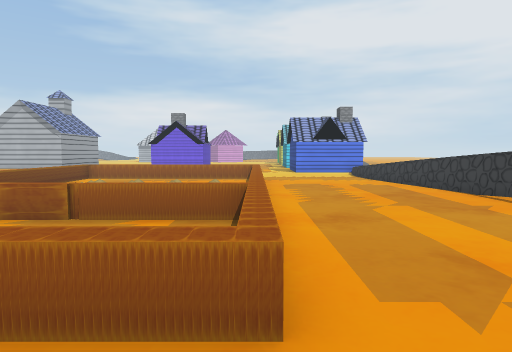
[1] (above)

20 first-person views from a walk through a scene from a Unity 3-D project. The camera is 1.2 m above the floor, tilts 4° down and sees 75° across. Doors are open. The floor is counted in squares, 1 m on a side. Each view is taken from the middle of a square. On the plan, view 1 faces up. The plan holds only what a view shows up to about 14 squares ahead; the rest is blank. The place goes on beyond the plan.

[2]
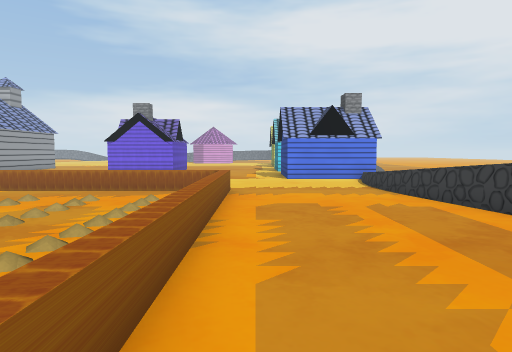

[3]
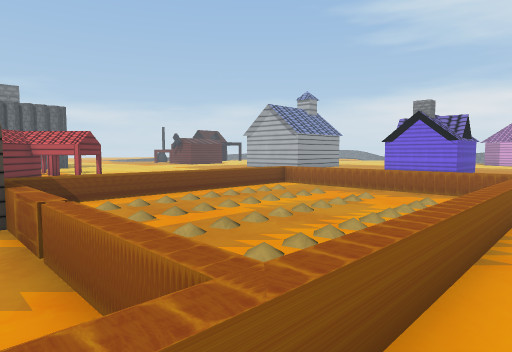

[4]
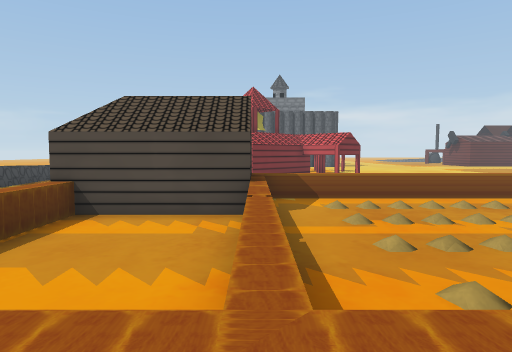

[5]
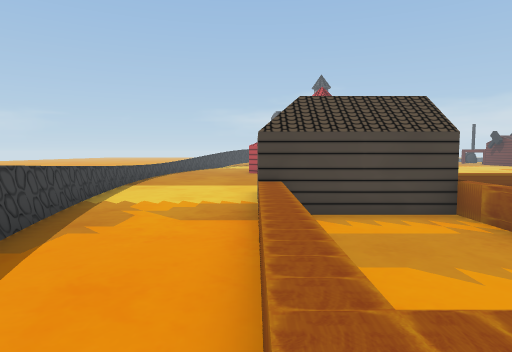

[6]
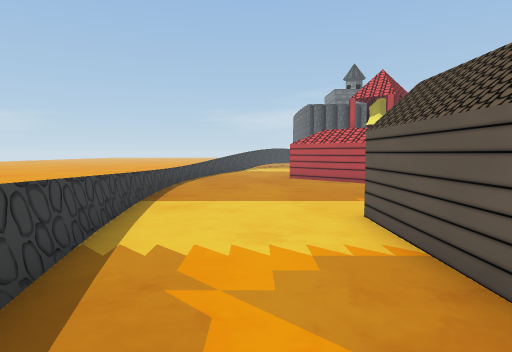

[7]
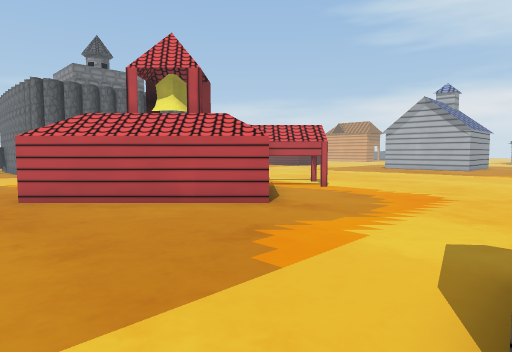

[8]
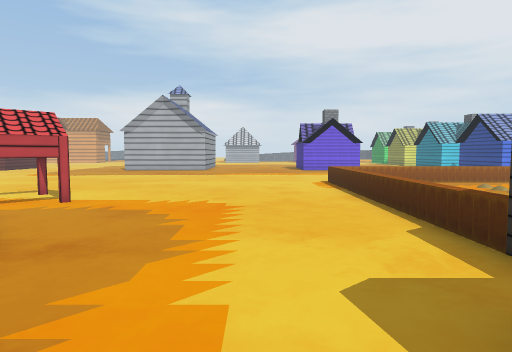

[9]
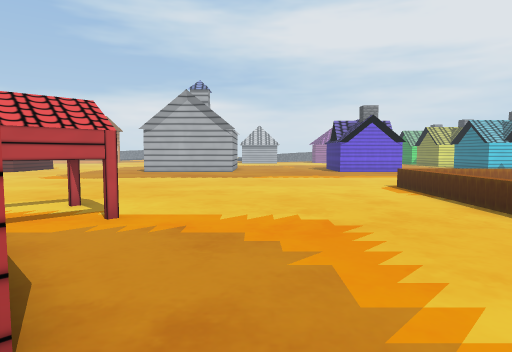

[10]
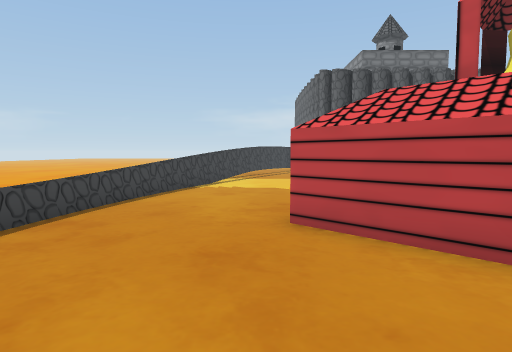

[11]
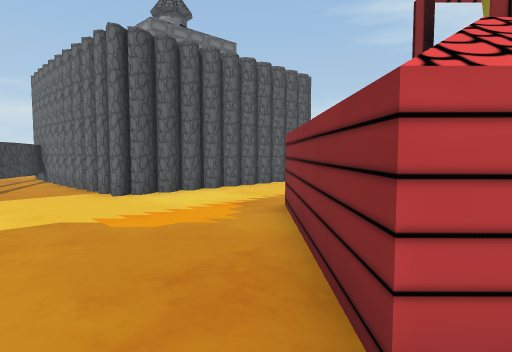

[12]
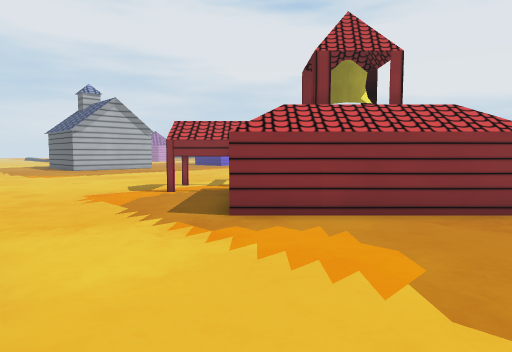

[13]
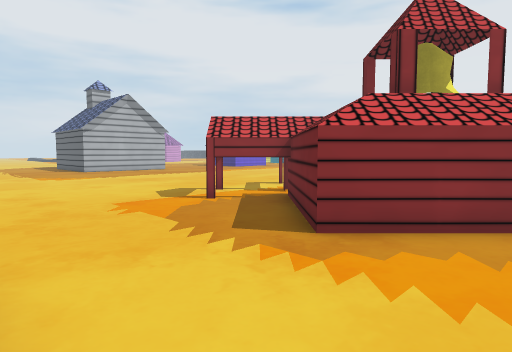

[14]
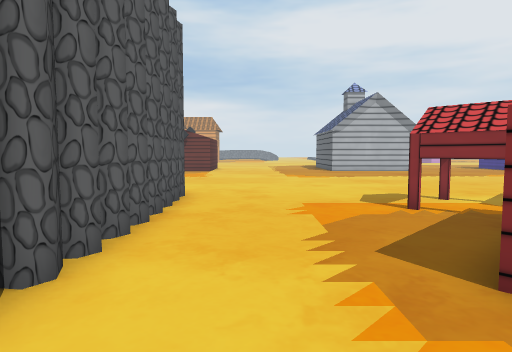

[15]
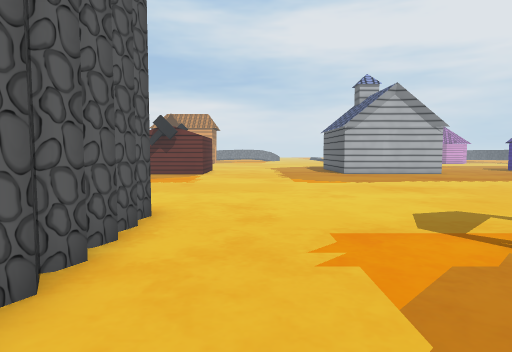

[16]
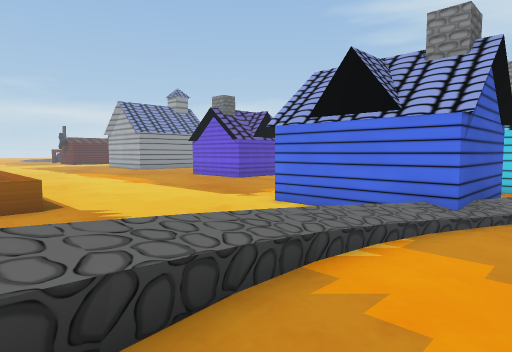

[17]
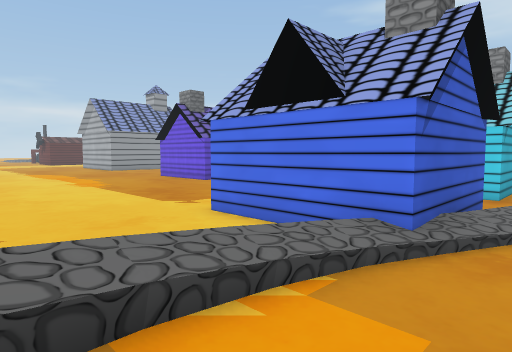

[18]
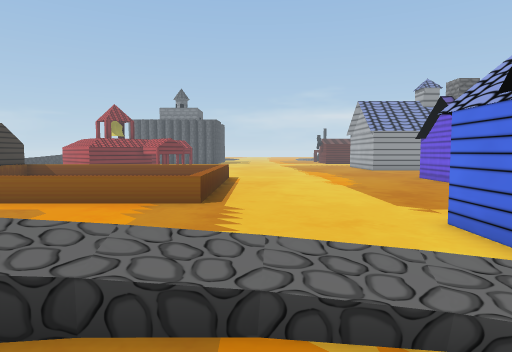

[19]
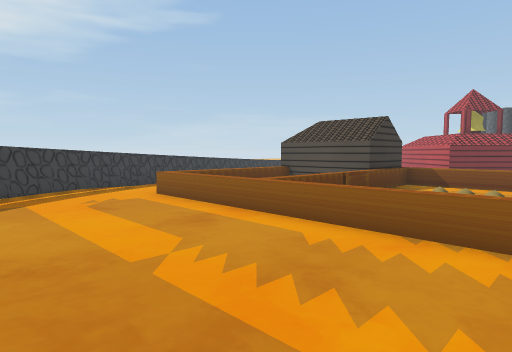

[20]
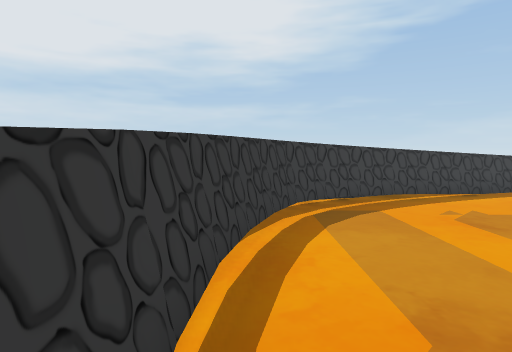

### Floor plan
Key: @ floor where view 1 was taken; # wall or solid block; . main floor; : floor 0.25 m higher than the main floor; + floor 0.75 m higher than the main floor; / step, stairs or slope; D open door; = window, fence, low wall or low ledge; ^ raised ledge; H house; T thing the floor can be seen under or through; O other object.
Columns run from 27 left of view 1 to 8 right of it. Each row starts with its distance up from view 1.
 28                                  #
 27                                  #.
 26                       H         HH.
 25                      ##          ..
 24                       ...        H
 23                       ......     #/
 22                       .......   H#/
 21                      .........HHHH/
 20                     ..........HHHH/.
 19 ............       ..............O..
 18 ............       ..............O..
 17 ....................................
 16 ...................=========....=...
 15 ...................^========....=O.
 14 ...................^.......=.....= .
 13  ..................^.......=.....=
 12 #..................^.......=.....=
 11 #..... T. T .......^.......=.....==
 10 #.....T#DD T.......^.......=.....==
  9 #.....TDDDT........^.......=......#
  8 #.....^^  ^........^.......=......#
  7 #....#^    ^.......^.......=......#
  6 #....#      #......####=====.....=#
  5 #....##    ##...... HHH....=.....##
  4 #.....^#  ^^......  HHH....=.....#
  3 .......^#^^.......HHHHH=====....=#
  2 ........##........HHHH#=====....=#
  1 ..............................=##
  0  ..........................@==#
 -1 #==......................===#
 -2   ===.................== =
 -3     ====OO=....:++====

Where each view was taken, in squares from view 1:
view 1: 0 up, 0 right, facing up
view 2: 5 up, 1 right, facing up
view 3: 5 up, 1 right, facing up-left
view 4: 6 up, 1 right, facing left
view 5: 2 up, 1 right, facing left
view 6: 0 up, 3 left, facing left
view 7: 0 up, 9 left, facing up-left
view 8: 2 up, 11 left, facing up
view 9: 4 up, 13 left, facing up
view 10: 1 up, 13 left, facing left
view 11: 0 up, 18 left, facing up-left
view 12: 1 up, 27 left, facing up-right
view 13: 3 up, 27 left, facing up-right
view 14: 3 up, 25 left, facing up
view 15: 6 up, 25 left, facing up
view 16: 14 up, 8 right, facing up-left
view 17: 16 up, 8 right, facing up-left
view 18: 17 up, 8 right, facing left
view 19: 11 up, 5 right, facing down-left
view 20: 9 up, 6 right, facing down
